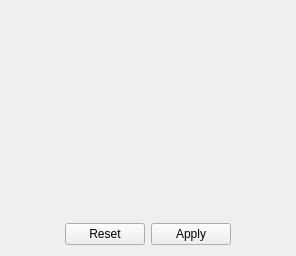
<?xml version="1.0" encoding="UTF-8"?>
<ui version="4.0">
 <class>ControlSettingWidget</class>
 <widget class="QWidget" name="ControlSettingWidget">
  <property name="geometry">
   <rect>
    <x>0</x>
    <y>0</y>
    <width>296</width>
    <height>253</height>
   </rect>
  </property>
  <layout class="QGridLayout" name="gridLayout">
   <item row="0" column="0">
    <widget class="QLabel" name="hotLabel">
     <property name="minimumSize">
      <size>
       <width>30</width>
       <height>100</height>
      </size>
     </property>
     <property name="maximumSize">
      <size>
       <width>30</width>
       <height>100</height>
      </size>
     </property>
     <property name="pixmap">
      <pixmap resource="res.qrc">:/pic/temp_hot.png</pixmap>
     </property>
     <property name="scaledContents">
      <bool>true</bool>
     </property>
    </widget>
   </item>
   <item row="0" column="1">
    <widget class="BigSpinBoxEdit" name="maxTempValue" native="true"/>
   </item>
   <item row="1" column="0">
    <widget class="QLabel" name="codeLabel">
     <property name="minimumSize">
      <size>
       <width>30</width>
       <height>100</height>
      </size>
     </property>
     <property name="maximumSize">
      <size>
       <width>30</width>
       <height>100</height>
      </size>
     </property>
     <property name="pixmap">
      <pixmap resource="res.qrc">:/pic/temp_code.png</pixmap>
     </property>
     <property name="scaledContents">
      <bool>true</bool>
     </property>
    </widget>
   </item>
   <item row="1" column="1">
    <widget class="BigSpinBoxEdit" name="minTempValue" native="true"/>
   </item>
   <item row="0" column="2">
    <spacer name="horizontalSpacer">
     <property name="orientation">
      <enum>Qt::Horizontal</enum>
     </property>
     <property name="sizeHint" stdset="0">
      <size>
       <width>40</width>
       <height>20</height>
      </size>
     </property>
    </spacer>
   </item>
   <item row="1" column="2">
    <spacer name="horizontalSpacer_2">
     <property name="orientation">
      <enum>Qt::Horizontal</enum>
     </property>
     <property name="sizeHint" stdset="0">
      <size>
       <width>40</width>
       <height>20</height>
      </size>
     </property>
    </spacer>
   </item>
   <item row="2" column="0" colspan="3">
    <layout class="QHBoxLayout" name="horizontalLayout">
     <item>
      <spacer name="horizontalSpacer_3">
       <property name="orientation">
        <enum>Qt::Horizontal</enum>
       </property>
       <property name="sizeHint" stdset="0">
        <size>
         <width>40</width>
         <height>20</height>
        </size>
       </property>
      </spacer>
     </item>
     <item>
      <widget class="QPushButton" name="resetBtn">
       <property name="text">
        <string>Reset</string>
       </property>
      </widget>
     </item>
     <item>
      <widget class="QPushButton" name="applyBtn">
       <property name="text">
        <string>Apply</string>
       </property>
      </widget>
     </item>
     <item>
      <spacer name="horizontalSpacer_4">
       <property name="orientation">
        <enum>Qt::Horizontal</enum>
       </property>
       <property name="sizeHint" stdset="0">
        <size>
         <width>40</width>
         <height>20</height>
        </size>
       </property>
      </spacer>
     </item>
    </layout>
   </item>
  </layout>
 </widget>
 <customwidgets>
  <customwidget>
   <class>BigSpinBoxEdit</class>
   <extends>QWidget</extends>
   <header>BigSpinBoxEdit.h</header>
   <container>1</container>
  </customwidget>
 </customwidgets>
 <resources>
  <include location="res.qrc"/>
 </resources>
 <connections/>
</ui>
